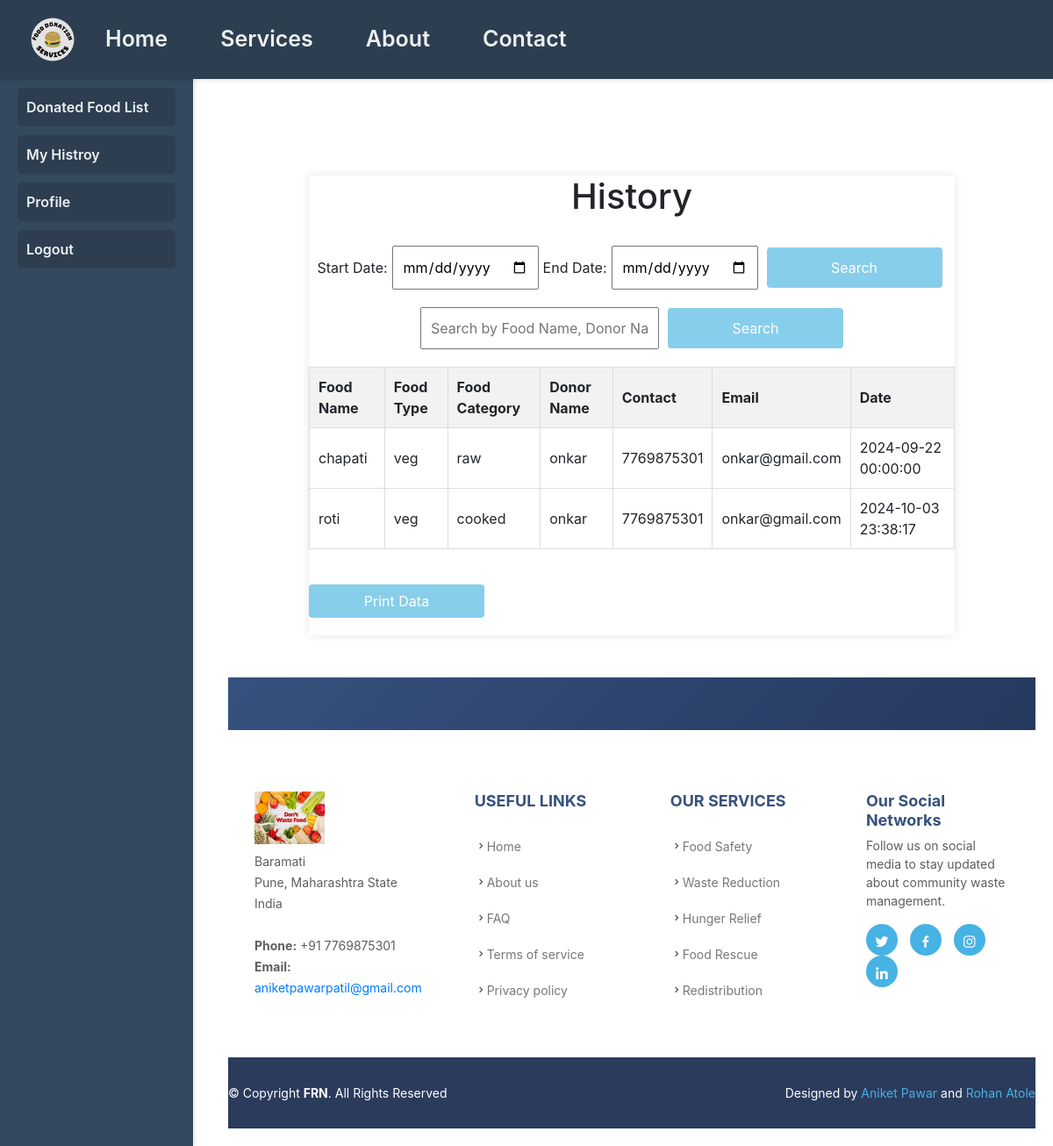
Screenshot of /charity/myhistroy.php (signed in) with the database file from the repository.
### tables this page shows
CREATE TABLE `food` (
  `id` int(11) NOT NULL,
  `food_name` varchar(255) NOT NULL,
  `food_type` enum('veg','non-veg') NOT NULL,
  `food_category` enum('raw','cooked','packed') NOT NULL,
  `date` datetime NOT NULL DEFAULT current_timestamp(),
  `donor_id` int(11) NOT NULL,
  `status` enum('pending','accepted','assigned','rejected') NOT NULL DEFAULT 'pending',
  `charity_id` int(11) NOT NULL
);

CREATE TABLE `donor` (
  `id` int(11) NOT NULL,
  `full_name` varchar(255) NOT NULL,
  `address` varchar(255) NOT NULL,
  `email` varchar(255) NOT NULL,
  `gender` enum('male','female') NOT NULL,
  `contact` varchar(20) NOT NULL,
  `username` varchar(50) NOT NULL,
  `password` varchar(255) NOT NULL,
  `created_at` timestamp NOT NULL DEFAULT current_timestamp()
);

### charity/myhistroy.php (the view, shortened to what this page needs)
<?php
@include 'header.php';
@include 'conn1.php';
$id = $_SESSION['charity_id'];
$startDate = '';
$endDate = '';
$searchQuery = '';
$sql = "SELECT f.id AS food_id, food_name, food_type, food_category,
               full_name, contact, address, email, date
        FROM food f
        JOIN donor d ON f.donor_id = d.id
        WHERE charity_id = $id";
$result = $conn->query($sql);
$donations = [];
if ($result && $result->num_rows > 0) {
    while($row = $result->fetch_assoc()) {
        $donations[] = $row;
    }
}
?>
<!DOCTYPE html>
<html lang="en">
<head>
</head>
<body>
    <main>
        <div class="container15">
            <h1> History </h1>
            <br>
            <form method="POST" action="" class="form-inline">
                <label for="start_date">Start Date:</label>
                <input type="date" name="start_date" value="<?php echo htmlspecialchars($startDate); ?>" required>
                <label for="end_date">End Date:</label>
                <input type="date" name="end_date" value="<?php echo htmlspecialchars($endDate); ?>" required>
                <button type="submit" name="submit" class="btn">Search</button>
            </form>
            <form method="POST" action="" class="form-inline">
                <input type="text" name="search_query" placeholder="Search by Food Name, Donor Name, or Email" value="<?php echo htmlspecialchars($searchQuery); ?>">
                <button type="submit" name="search" class="btn">Search</button>
            </form>
            <?php if (count($donations) > 0): ?>
                <table id="donationTable">
                    <thead>
                        <tr>
                            <th>Food Name</th>
                            <th>Food Type</th>
                            <th>Food Category</th>
                            <th>Donor Name</th>
                            <th>Contact</th>
                            <th>Email</th>
                            <th>Date</th>
                        </tr>
                    </thead>
                    <tbody>
                        <?php foreach ($donations as $donation): ?>
                            <tr>
                                <td><?php echo htmlspecialchars($donation['food_name']); ?></td>
                                <td><?php echo htmlspecialchars($donation['food_type']); ?></td>
                                <td><?php echo htmlspecialchars($donation['food_category']); ?></td>
                                <td><?php echo htmlspecialchars($donation['full_name']); ?></td>
                                <td><?php echo htmlspecialchars($donation['contact']); ?></td>
                                <td><?php echo htmlspecialchars($donation['email']); ?></td>
                                <td><?php echo htmlspecialchars($donation['date']); ?></td>
                            </tr>
                        <?php endforeach; ?>
                    </tbody>
                </table>
                <button class="btn no-print" onclick="printTable()">Print Data</button>
            <?php else: ?>
                <p>No donation details available.</p>
            <?php endif; ?>
        </div>
        <br><br>
        <div class="footer">
    <?php @include'footer.php'; ?>
    </div>
    </main>
</body>
</html>

### charity/header.php (style rules this page uses)
body { margin: 0; font-family: 'Segoe UI', Tahoma, Geneva, Verdana, sans-serif; display: flex; min-height: 100vh; flex-direction: column; background-color: #f9f9f9; }
main { margin-left: 240px; padding: 20px; margin-top: 70px; }

### charity/myhistroy.php (style rules this page uses)
body { font-family: Arial, sans-serif; background-color: #f4f4f4; margin: 0; padding: 0; }
.container15 { width: 80%; margin: 0 auto; background: #fff; box-shadow: 0 0 10px rgba(0,0,0,0.1); margin-top: 00px; }
.form-inline { display: flex; justify-content: center; align-items: center; margin-bottom: 20px; }
.form-inline input[type="date"], .form-inline input[type="text"], .form-inline button { margin: 0 5px; padding: 10px; }
h1 { text-align: center; color: red; }
table { width: 100%; border-collapse: collapse; margin: 20px 0; }
table, th, td { border: 1px solid #ddd; }
th, td { padding: 10px; text-align: left; }
th { background-color: #f2f2f2; }
.btn { display: block; width: 200px; margin: 20px auto; padding: 10px; background-color: skyblue; color: #fff; text-align: center; text-decoration: none; border-radius: 5px; }
.footer { margin-right: 0px; display: inline-flex; }

### charity/footer.php (style rules this page uses)
body { font-family: "Open Sans", sans-serif; color: #444444; margin: 0; padding: 0; background: #f8f9fa; }
h1, h2, h3, h4, h5, h6 { font-family: "Jost", sans-serif; }

### rows the page displays
food: food_name "chapati", food_type "veg", food_category "raw", donor.full_name "onkar", donor.contact "7769875301", donor.email "onkar@gmail.com", date "2024-09-22 00:00:00"
food: food_name "roti", food_type "veg", food_category "cooked", donor.full_name "onkar", donor.contact "7769875301", donor.email "onkar@gmail.com", date "2024-10-03 23:38:17"
